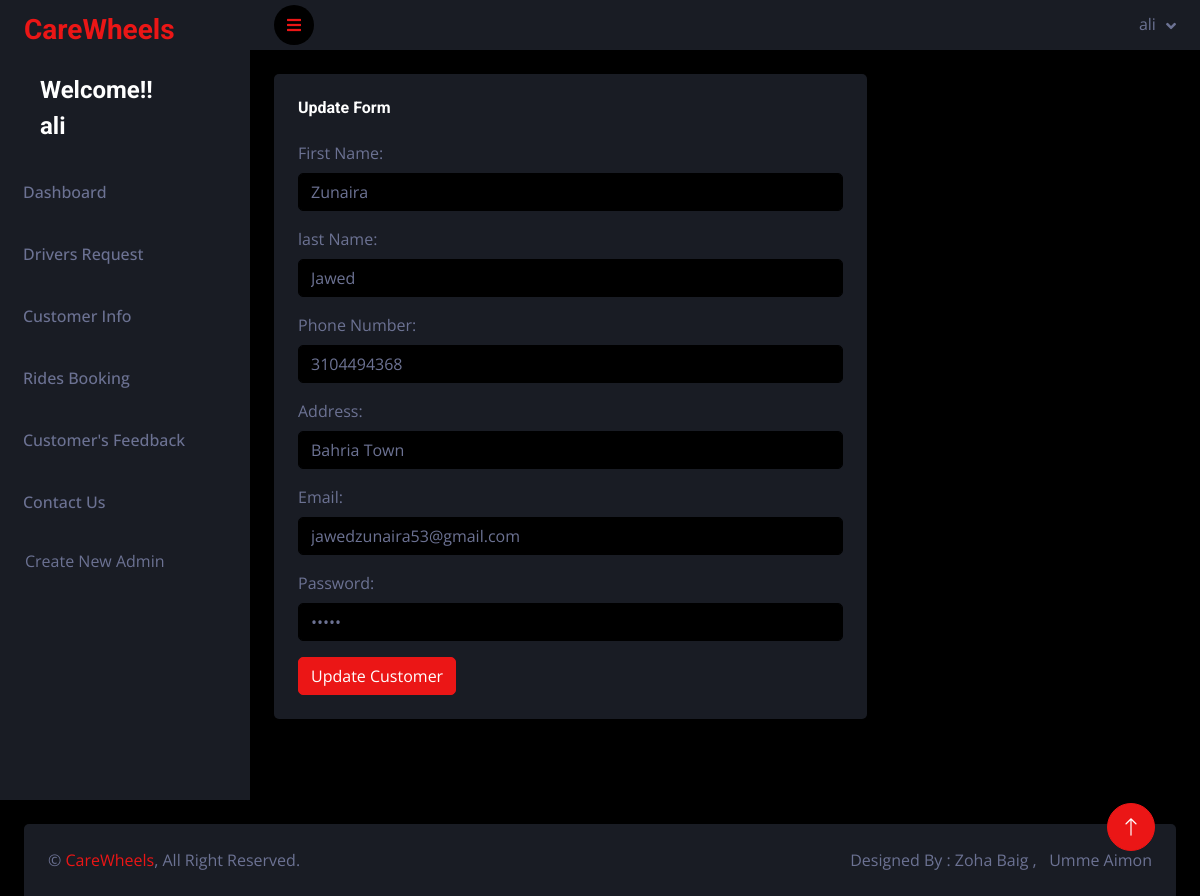
/admin/customer_update.php?id=5 (signed in), run on an earlier commit of the app's database.
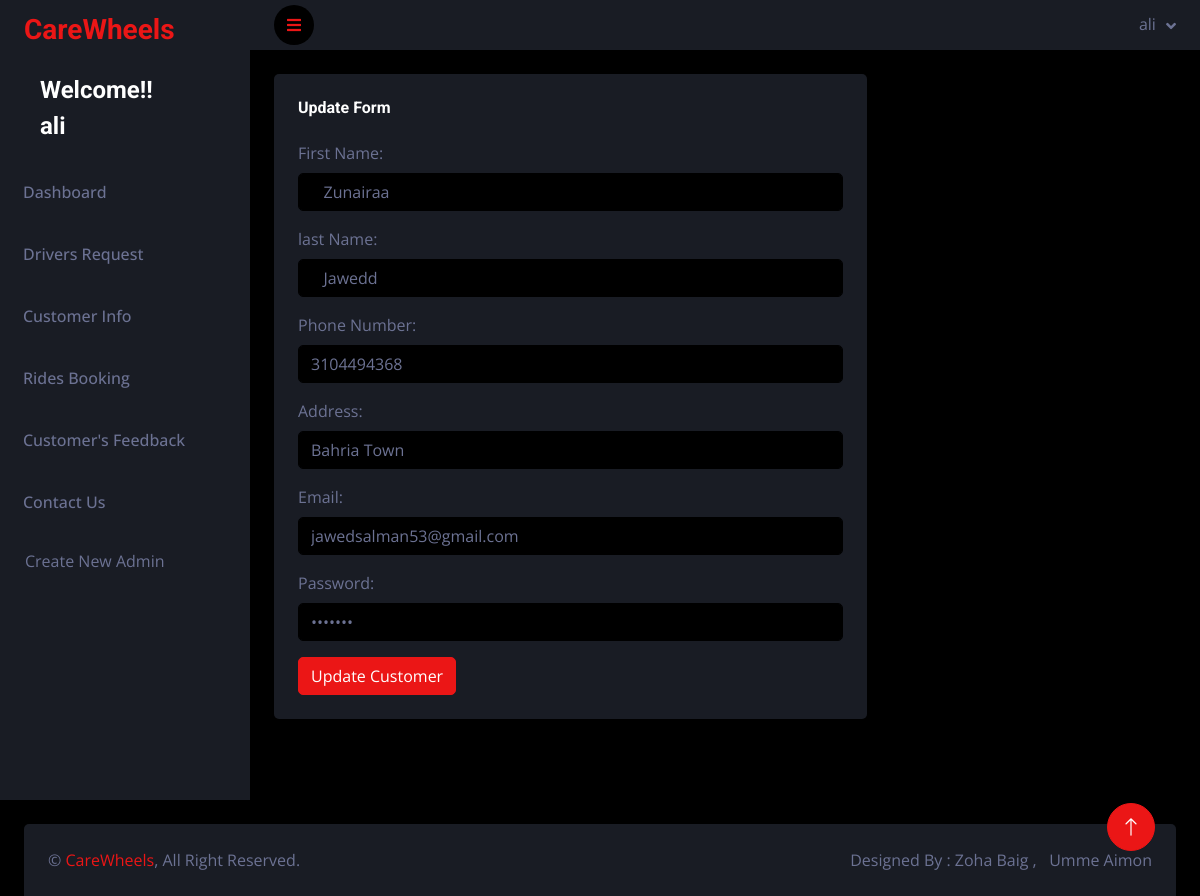
And on a later commit of the database.
### tables this page shows
CREATE TABLE `customers_info` (
  `c_id` int(11) NOT NULL,
  `c_firstname` varchar(55) NOT NULL,
  `c_lastname` varchar(55) NOT NULL,
  `c_phone` bigint(20) NOT NULL,
  `c_address` varchar(55) NOT NULL,
  `c_email` varchar(55) NOT NULL,
  `c_password` varchar(55) NOT NULL
);

### admin/customer_update.php (the view, shortened to what this page needs)
<?php
require("connect.php");
if($_SESSION["a_email"]){
?>
<!DOCTYPE html>
<html lang="en">
<head>
    <link href="https://cdnjs.cloudflare.com/ajax/libs/font-awesome/5.10.0/css/all.min.css" rel="stylesheet">
    <link href="https://cdn.jsdelivr.net/npm/bootstrap-icons@1.4.1/font/bootstrap-icons.css" rel="stylesheet">
    <link href="lib/owlcarousel/assets/owl.carousel.min.css" rel="stylesheet">
    <link href="lib/tempusdominus/css/tempusdominus-bootstrap-4.min.css" rel="stylesheet" />
    <link href="css/bootstrap.min.css" rel="stylesheet">
    <link href="css/style.css" rel="stylesheet">
</head>
<body>
<div class="page-wrapper">
<?php
include("sidebar.php");
?>
<?php
$id = $_GET['id'];
$Dquery = "SELECT * FROM `customers_info` WHERE `c_id` = '$id'";
$Dresult = mysqli_query($conn , $Dquery);
$row = mysqli_fetch_row($Dresult);
?>
<div class="container-fluid pt-4 px-4">
                <div class="row">
<div class="col-lg-12 col-xl-8">
                        <div class="bg-secondary rounded h-100 p-4">
                            <h6 class="mb-4">Update Form</h6>
                            <form method="POST">
                                <div class="mb-3">
                                    <label for="" class="form-label">First Name:</label>
                                    <input type="text" class="form-control" name="c_fname" value="<?php echo $row['1'];?>" id="">
                                </div>
                                <div class="mb-3">
                                    <label for="" class="form-label">last Name:</label>
                                    <input type="text" class="form-control" name="c_lname" value="<?php echo $row['2'];?>" id="">
                                </div>
                                <div class="mb-3">
                                    <label for="" class="form-label">Phone Number:</label>
                                    <input type="number" class="form-control" name="c_phone" value="<?php echo $row['3'];?>" id="">
                                </div>
                                <div class="mb-3">
                                    <label for="" class="form-label">Address:</label>
                                    <input type="text" class="form-control" name="c_address" value="<?php echo $row['4'];?>" id="">
                                </div>
                                <div class="mb-3">
                                    <label for="" class="form-label">Email:</label>
                                    <input type="email" class="form-control" name="c_email" value="<?php echo $row['5'];?>" id="">
                                </div>
                                <div class="mb-3">
                                    <label for="" class="form-label">Password:</label>
                                    <input type="password" class="form-control" name="c_password" value="<?php echo $row['6'];?>" id="">
                                </div>
                                <button type="submit" name="update" class="btn btn-primary">Update Customer</button>
                            </form>
                        </div>
                    </div>
                    </div>
                    </div>
</div>
        <a href="#" class="btn btn-lg btn-primary btn-lg-square back-to-top"><i class="bi bi-arrow-up"></i></a>
    <?php
include('footer.php');
?>
</body>
</html>
<?php
}
else{
    header("location:signin.php");
}
?>

What changed in the data, as far as the page shows it:
changed customers_info "Bahria Town": c_fname "Zunaira" → "Zunairaa"; c_lname "Jawed" → "Jawedd"; c_email "jawedzunaira53@gmail.com" → "jawedsalman53@gmail.com"
